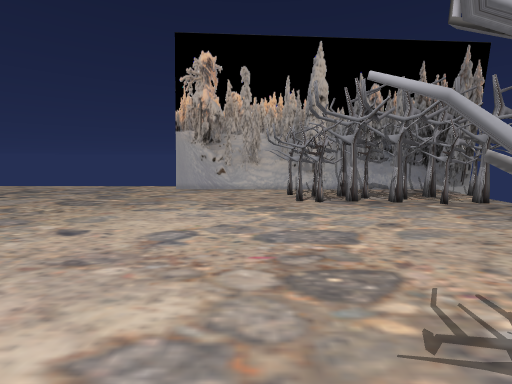
[1] (above)

16 first-person views from a walk through a 3-D level made in the Unity game engine. The camera is 1.5 m above the floor, tilts 8° down and sees 90° across. The floor is counted in squares, 0.5 m on a side. Each view is taken from the middle of a square. On the plan, view 1 faces up. The plan holds only what a view shows up to about 19 squares ahead; the rest is blank. The place goes on beyond the plan. The player character is not drawn.

[2]
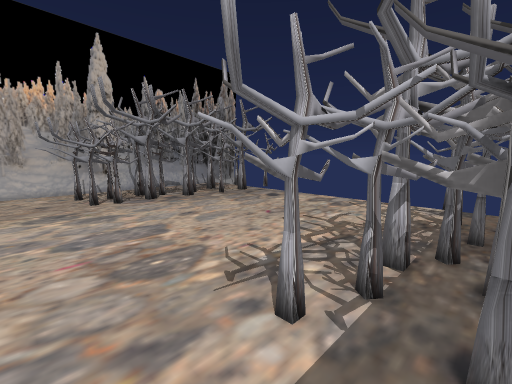

[3]
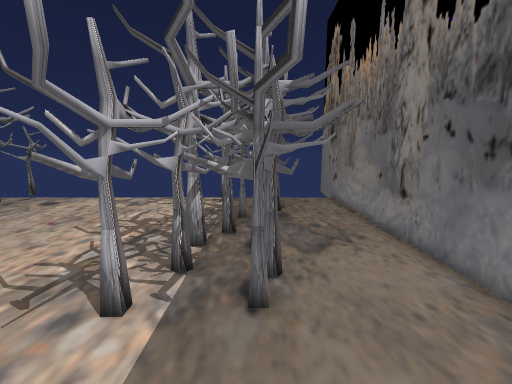

[4]
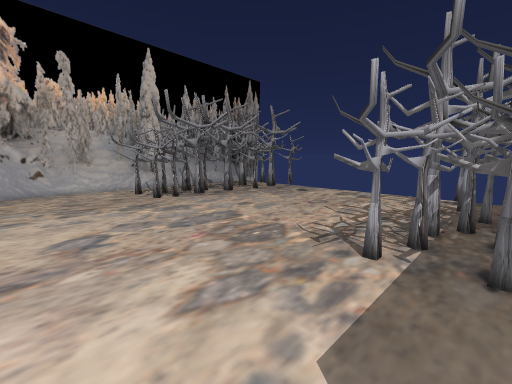

[5]
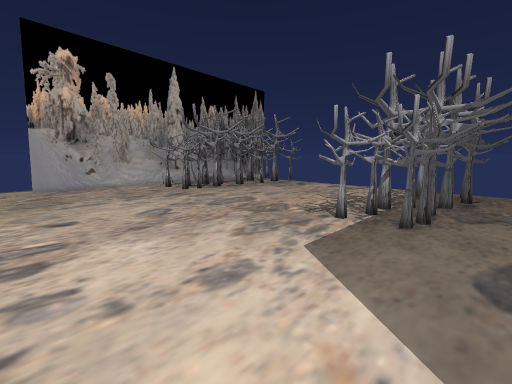

[6]
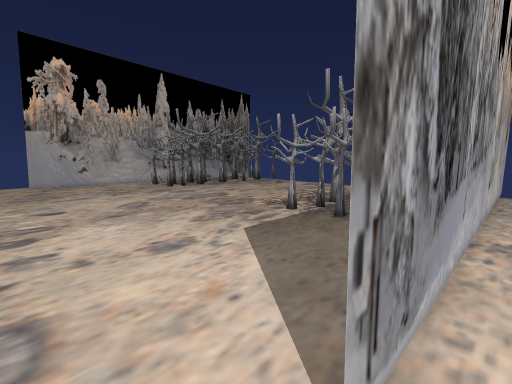

[7]
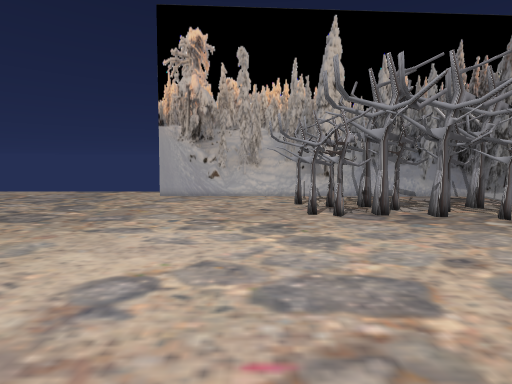

[8]
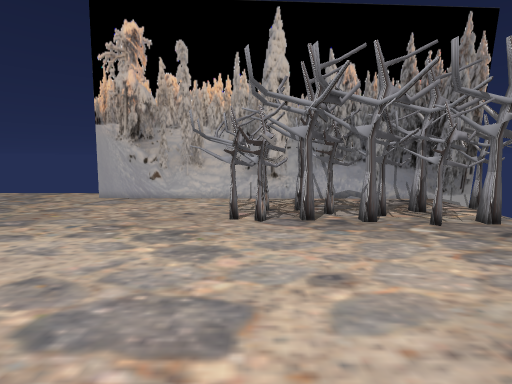

[9]
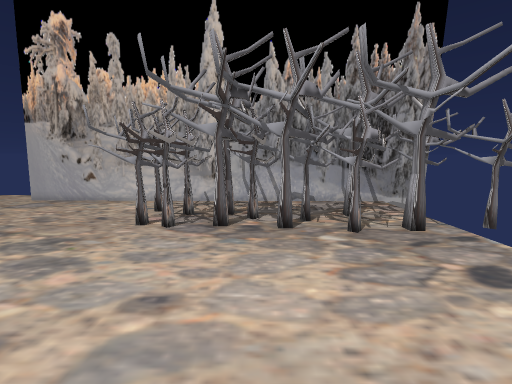

[10]
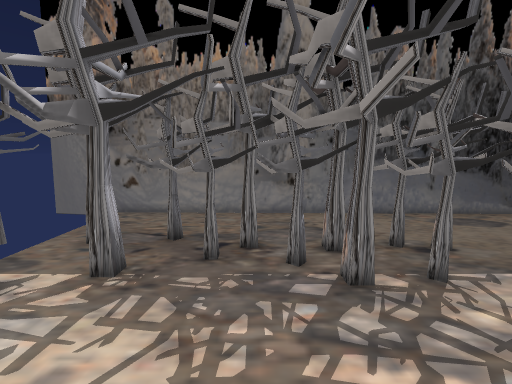

[11]
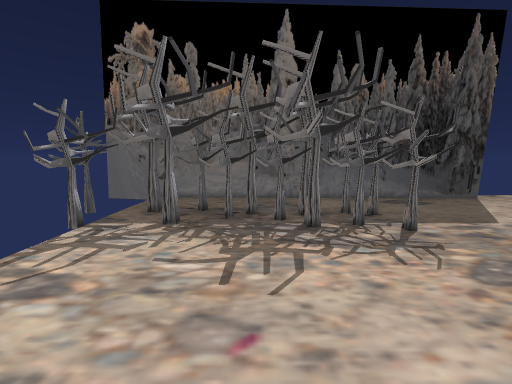

[12]
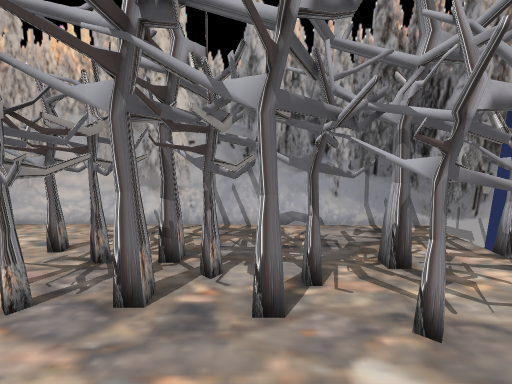

[13]
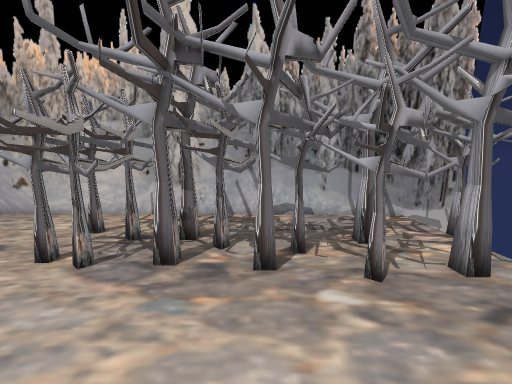

[14]
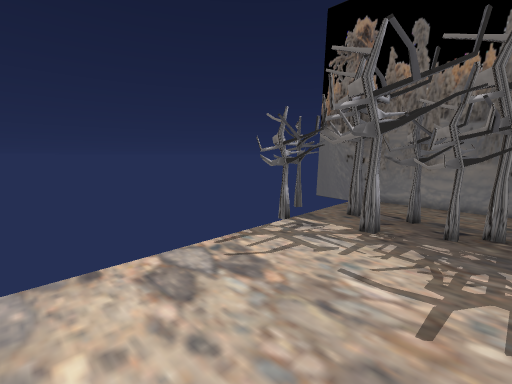

[15]
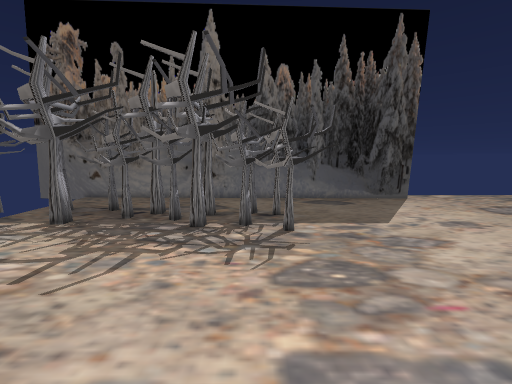

[16]
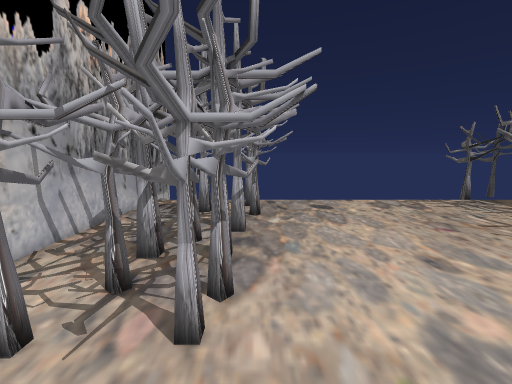

### Floor plan
Key: @ floor where view 1 was taken; . floor; O other object.
Columns run from 9 left of view 1 to 16 right of it. Each row starts with its distance up from view 1.
 24 ..
 23 ..OOOOOOOOOOOOOOOOOOOOOOOO
 22 ..........................
 21 ............O.............
 20 ..........OOOOO..........O
 19 ...........OOOOOO.O.O.O.OO
 18 ............OOO.OOOOO....O
 17 ..........OOOOOOO.OOO.O.O
 16 ............OOO.....OOOOO
 15 ....................O.O...
 14 ..........................
 13 ..........................
 12 ..........................
 11 ..........................
 10 ..........................
  9 ..........................
  8 ..........................
  7 ..........................
  6 ..........................
  5 ..........................
  4 ..........................
  3 ............O.............
  2 ..........OOOOO...........
  1 ...........OOOOOO.O.O.O.OO
  0 .........@..OOO.OOOOO.O..O
 -1 ..........OOOOOOO.OOO.O..
 -2 ............OOO...O.OOOOO
 -3 ....................O.O...
 -4 ..........................
 -5 ..........................
 -6 ...OOOOOOOOOOOOOOOOOOOOOOO
 -7 ..  .....................

Where each view was taken, in squares from view 1:
view 1: 0 up, 0 right, facing up
view 2: 1 down, 1 left, facing up-right
view 3: 1 down, 2 left, facing right
view 4: 1 down, 5 left, facing up-right
view 5: 4 down, 9 left, facing up-right
view 6: 7 down, 9 left, facing up-right
view 7: 4 up, 0 right, facing up
view 8: 5 up, 4 right, facing up
view 9: 6 up, 8 right, facing up
view 10: 7 up, 9 right, facing down
view 11: 12 up, 9 right, facing down
view 12: 12 up, 9 right, facing up
view 13: 10 up, 9 right, facing up
view 14: 11 up, 9 right, facing down-right
view 15: 12 up, 4 right, facing down
view 16: 16 up, 1 left, facing right
